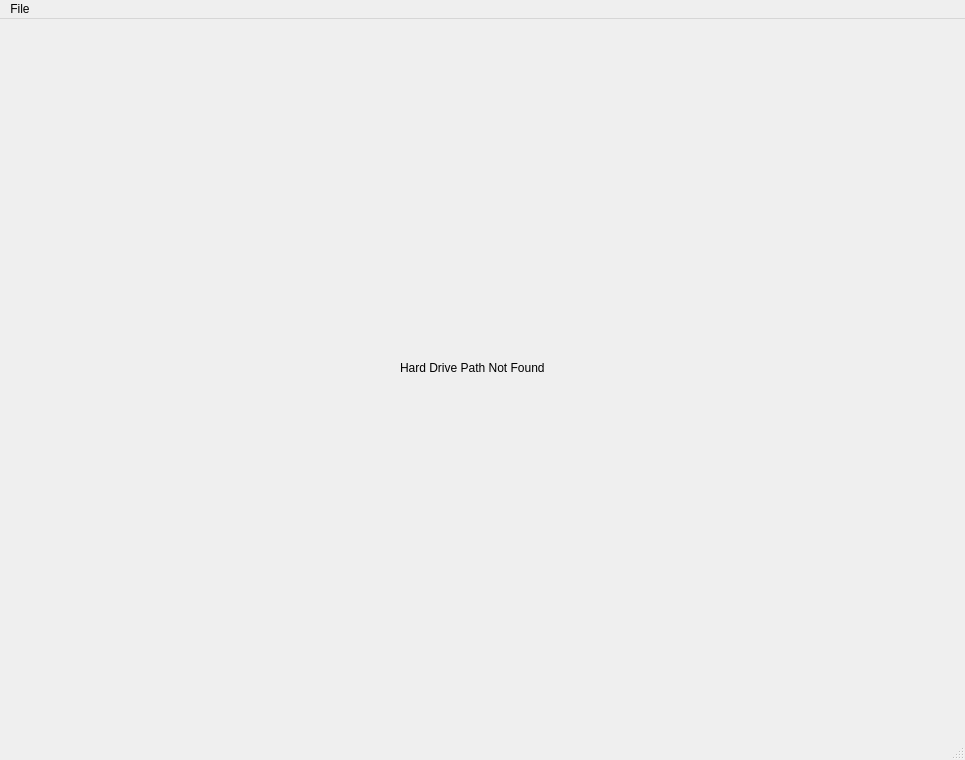
<?xml version="1.0" encoding="UTF-8"?>
<ui version="4.0">
 <class>MainWindow</class>
 <widget class="QMainWindow" name="MainWindow">
  <property name="geometry">
   <rect>
    <x>0</x>
    <y>0</y>
    <width>965</width>
    <height>760</height>
   </rect>
  </property>
  <property name="windowTitle">
   <string>PICK</string>
  </property>
  <widget class="QWidget" name="centralwidget">
   <widget class="QLabel" name="label">
    <property name="geometry">
     <rect>
      <x>400</x>
      <y>340</y>
      <width>191</width>
      <height>17</height>
     </rect>
    </property>
    <property name="text">
     <string>Hard Drive Path Not Found</string>
    </property>
   </widget>
  </widget>
  <widget class="QMenuBar" name="menubar">
   <property name="geometry">
    <rect>
     <x>0</x>
     <y>0</y>
     <width>965</width>
     <height>22</height>
    </rect>
   </property>
   <widget class="QMenu" name="menuFile">
    <property name="title">
     <string>File</string>
    </property>
    <addaction name="newproject_qaction"/>
   </widget>
   <addaction name="menuFile"/>
  </widget>
  <widget class="QStatusBar" name="statusbar"/>
  <action name="newproject_qaction">
   <property name="text">
    <string>New Project</string>
   </property>
  </action>
 </widget>
 <resources/>
 <connections/>
</ui>
